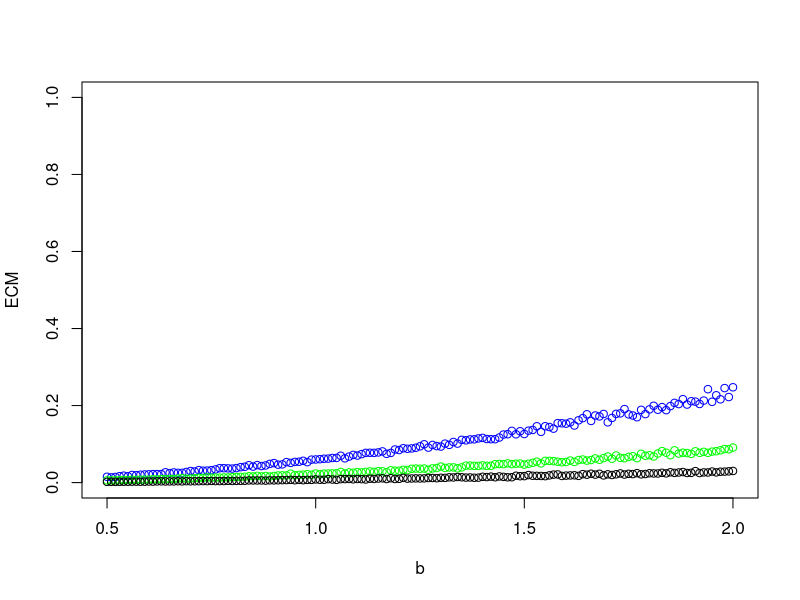
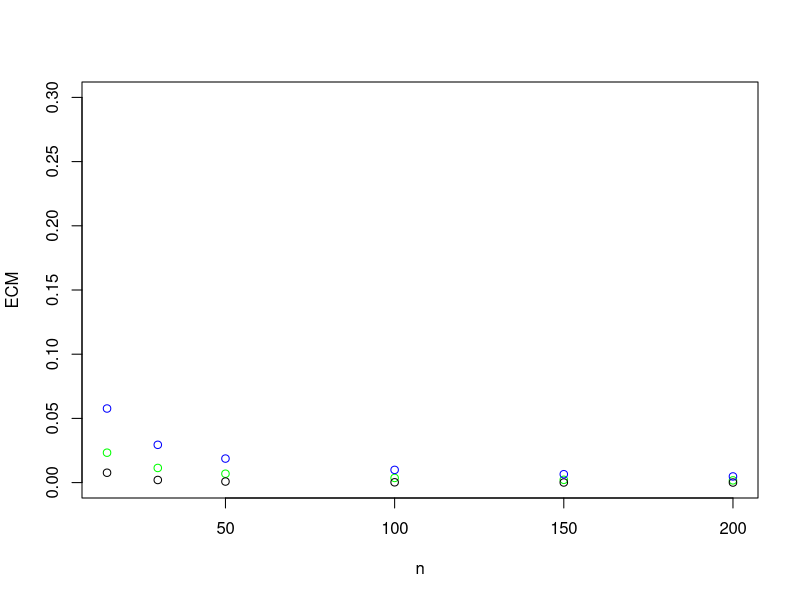

These charts were generated, in order, by the following R code:
  # Ejercicio 1
  
  estimador_mom_b <- function(n,b,muestra_aleatoria) {
    if (missing(muestra_aleatoria) && !(missing(b) && missing(n))) muestra_aleatoria = runif(n, 0, b)
    return (2*mean(muestra_aleatoria))
  }
  
  estimador_mv_b <- function(n,b,muestra_aleatoria) {
    if (missing(muestra_aleatoria) && !(missing(b) && missing(n))) muestra_aleatoria = runif(n, 0, b)
    return (max(muestra_aleatoria))
  }
  
  # Ejercicio 2
  estimador_med_b <- function(n,b,muestra_aleatoria) {
    if (missing(muestra_aleatoria) && !(missing(b) && missing(n))) muestra_aleatoria = runif(n, 0, b)
    return (2*median(muestra_aleatoria))
  }
  
  # Ejercicio 3
  b = 1; n = 15 ; muestra_aleatoria = runif(n, 0, b)
  muestra_aleatoria = runif(n, 0, b)
  estimador_mom_b_ej3 = estimador_mom_b(n,b,muestra_aleatoria)
  estimador_mv_b_ej3 = estimador_mv_b(n,b,muestra_aleatoria)
  estimador_med_b_ej3 = estimador_med_b(n,b,muestra_aleatoria)
  print(estimador_mom_b) ; print(estimador_mv_b) ; print(estimador_med_b)
  
  error_estimador_mom_b = abs(1 - estimador_mom_b_ej3)
  error_estimador_mv_b = abs(1 - estimador_mv_b_ej3)
  error_estimador_med_b = abs(1 - estimador_med_b_ej3)
  print(error_estimador_mom_b) ; print(error_estimador_mv_b) ; print(error_estimador_med_b)

# Ejercicio 4
# c)
lista_de_estimadores_mom = seq(1,1000,1)
lista_de_estimadores_mv = seq(1,1000,1)
lista_de_estimadores_med = seq(1,1000,1)
b = 1; n = 15
for(nrep in 1:1000) {
  muestra_aleatoria = runif(n, 0, b)
  lista_de_estimadores_mom[nrep] = 2*mean(muestra_aleatoria)
  lista_de_estimadores_mv[nrep] = max(muestra_aleatoria)
  lista_de_estimadores_med[nrep] = 2*median(muestra_aleatoria)
}

# d)
sesgo_mom =  mean(lista_de_estimadores_mom)-b
sesgo_mv = mean(lista_de_estimadores_mv)-b
sesgo_med = mean(lista_de_estimadores_med)-b

# e)
var_mom = var(lista_de_estimadores_mom)
var_mv = var(lista_de_estimadores_mv)
var_med = var(lista_de_estimadores_med)

# f)
ecm_mom = var_mom + sesgo_mom**2
ecm_mv = var_mv + sesgo_mv**2
ecm_med = var_med + sesgo_med**2


# Ejercicio 5

simulacion_mv = function(b, n){
  lista_de_estimadores_mv = seq(1,1000,1)
  for(nrep in 1:1000) {
    muestra_aleatoria = runif(n, 0, b)
    lista_de_estimadores_mv[nrep] = max(muestra_aleatoria)
  }
  sesgo_mv = mean(lista_de_estimadores_mv)-b
  var_mv = var(lista_de_estimadores_mv)
  return(var_mv + sesgo_mv**2)
}
simulacion_mom = function(b, n){
  lista_de_estimadores_mom = seq(1,1000,1)
  for(nrep in 1:1000) {
    muestra_aleatoria = runif(n, 0, b)
    lista_de_estimadores_mom[nrep] = 2*mean(muestra_aleatoria)
  }
  sesgo_mom =  mean(lista_de_estimadores_mom)-b
  var_mom = var(lista_de_estimadores_mom)
  return(var_mom + sesgo_mom**2)
}
simulacion_med = function(b, n){
  lista_de_estimadores_med = seq(1,1000,1)
  for(nrep in 1:1000) {
    muestra_aleatoria = runif(n, 0, b)
    lista_de_estimadores_med[nrep] = 2*median(muestra_aleatoria)
  }
  sesgo_med = mean(lista_de_estimadores_med)-b  
  var_med = var(lista_de_estimadores_med)
  return(var_med + sesgo_med**2)
}

# Ejercicio 6
n = 15; b = seq(0.5, 2, 0.01)
ecms_mom = 1:151
ecms_mv = 1:151
ecms_med = 1:151
step = 1
for(un_b in b) {
  ecms_mom[step] = simulacion_mom(un_b,n)
  ecms_mv[step] = simulacion_mv(un_b,n)
  ecms_med[step] = simulacion_med(un_b,n)
  step = step + 1
}
grafico_med = plot(b,ecms_med, col="blue",ylim=c(0,1),  ylab="ECM")
grafico_mom = points(b,ecms_mom, col="green")
grafico_mv = points(b,ecms_mv)



# Ejercicio 7
n = c(15,30,50,100,150,200); b = 1
ecms_mom = 1:6
ecms_mv = 1:6
ecms_med = 1:6
step = 1
for(un_n in n) {
  ecms_mom[step] = simulacion_mom(b,un_n)
  ecms_mv[step] = simulacion_mv(b,un_n)
  ecms_med[step] = simulacion_med(b,un_n)
  step = step + 1
}

grafico_mom = plot(n,ecms_mom, col="green", ylim=c(0,0.3), ylab="ECM")
grafico_mv = points(n,ecms_mv)
grafico_med = points(n,ecms_med, col="blue")

#Ej 8
muestra = c(0.917,0.247,0.384,0.530,0.798,0.912,0.096,0.684, 0.394, 20.1, 0.769, 0.137, 0.352, 0.332, 0.670)
n = 15
estimador_mom_b = 2*mean(muestra)
estimador_mv_b = max(muestra)
estimador_med_b = 2*median(muestra)
print(estimador_mom_b ) ; print(estimador_mv_b) ; print(estimador_med_b)


# Ejercicio 9
lista_de_estimadores_mom = seq(1,1000,1)
lista_de_estimadores_mv = seq(1,1000,1)
lista_de_estimadores_med = seq(1,1000,1)
b = 1; n = 15
for(nrep in 1:1000) {
  muestra_aleatoria = runif(n, 0, b)
  es_atipica = rbinom(1,1,0.05)
  if(es_atipica == 1) {
    muestra_aleatoria[1] = muestra_aleatoria[1] * 100
  }
  lista_de_estimadores_mom[nrep] = 2*mean(muestra_aleatoria)
  lista_de_estimadores_mv[nrep] = max(muestra_aleatoria)
  lista_de_estimadores_med[nrep] = 2*median(muestra_aleatoria)
}
sesgo_mv =mean(lista_de_estimadores_mv)-b  
var_mv = var(lista_de_estimadores_mv)
ecm_mv = var_mv + sesgo_mv**2
print(sesgo_mv) ; print(var_mv) ; print(ecm_mv)

sesgo_mom = mean(lista_de_estimadores_mom)-b 
var_mom = var(lista_de_estimadores_mom)
ecm_mom = var_mom + sesgo_mom**2
print(sesgo_mom) ; print(var_mom) ; print(ecm_mom)

sesgo_med = mean(lista_de_estimadores_med)-b 
var_med = var(lista_de_estimadores_med)
ecm_med = var_med + sesgo_med**2
print(sesgo_med) ; print(var_med) ; print(ecm_med)



